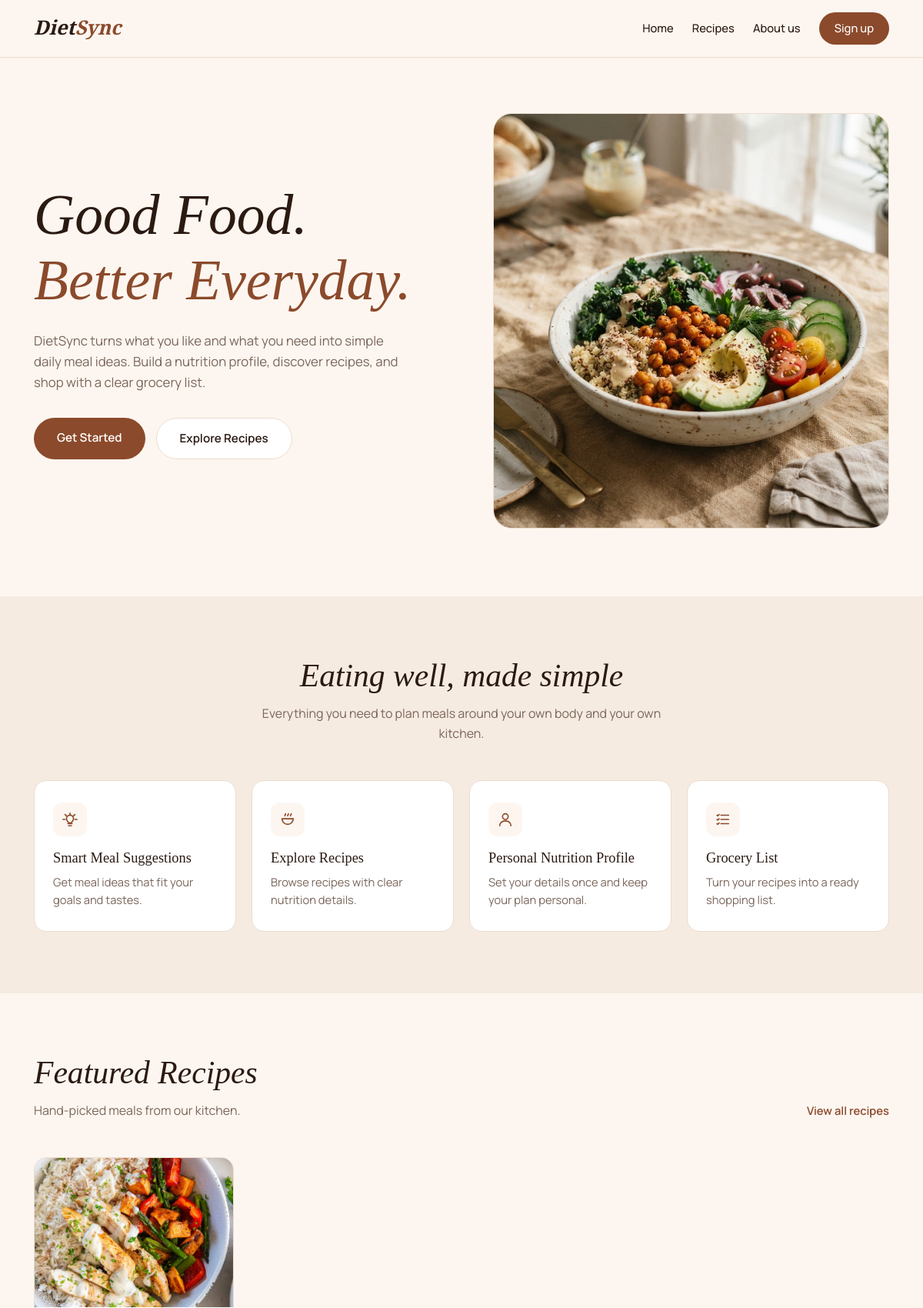
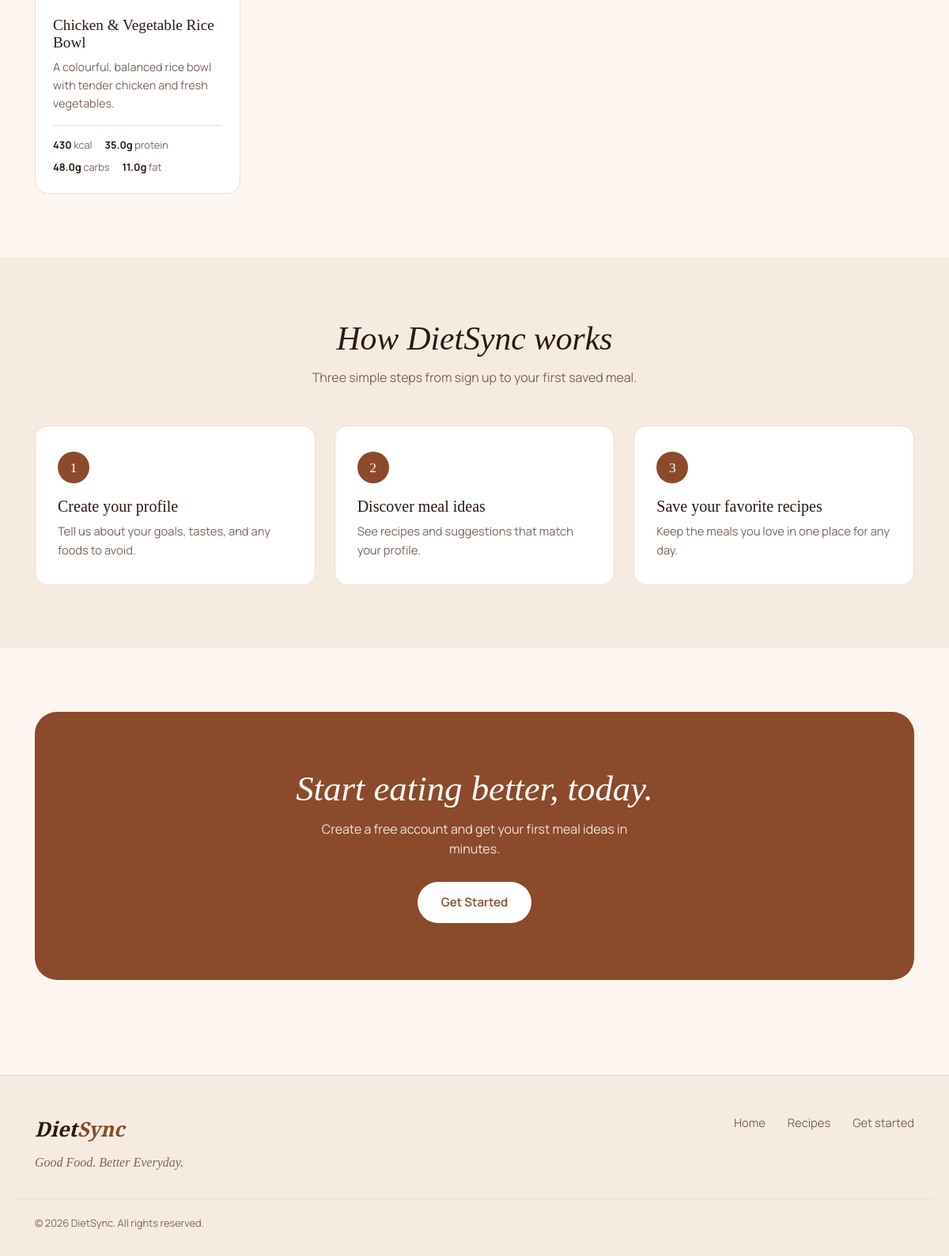
The page / on the database its author committed (2 pictures, top to bottom).
### core/models.py (models this page shows, shortened)
class Recipe(models.Model):
    MEAL_TYPES = [
        ("breakfast", "Breakfast"),
        ("lunch", "Lunch"),
        ("dinner", "Dinner"),
        ("snack", "Snacks"),
    ]
    CATEGORIES = [
        ("weight_gain", "Weight Gain"),
        ("muscle_support", "Muscle Support"),
        ("balanced", "Balanced Nutrition"),
    ]
    title = models.CharField(max_length=200)
    description = models.TextField()
    image = models.ImageField(upload_to="recipes/")
    ingredients = models.TextField()
    instructions = models.TextField()
    calories = models.IntegerField(blank=True, null=True)
    protein = models.FloatField(blank=True, null=True)
    carbs = models.FloatField(blank=True, null=True)
    fat = models.FloatField(blank=True, null=True)
    is_featured = models.BooleanField(default=False)
    created_at = models.DateTimeField(auto_now_add=True)
    meal_type = models.CharField(max_length=20, choices=MEAL_TYPES, blank=True)
    nutrition_category = models.CharField(max_length=20, choices=CATEGORIES, blank=True)

### core/views.py (the view)
# urls.py: path("", home_view, name="home"),
def home_view(request):
    recipes = Recipe.objects.filter(is_featured=True)[:4]
    return render(request, "home.html", {"recipes": recipes})

### core/templates/home.html (shortened to what this page needs)
{% extends "core_base.html" %}
{% load static %}
{% block extra_css %}
<link rel="stylesheet" href="{% static 'css/home.css' %}">
{% endblock %}
{% block content %}
<section class="hero">
    <div class="container hero-grid">
        <div class="hero-text fade-in">
            <h1>Good Food.<br><span>Better Everyday.</span></h1>
            <p>DietSync turns what you like and what you need into simple daily meal ideas. Build a nutrition profile, discover recipes, and shop with a clear grocery list.</p>
    <div class="hero-buttons">
        <a href="/accounts/register/" class="btn btn-primary">Get Started</a>
        <a href="/recipes/" class="btn btn-ghost">Explore Recipes</a>
    </div>
        </div>
<div class="hero-visual fade-in">
<div class="hero-image">
<img src="/media/web_pics/hero_pic.png" alt="">
</div>
</div>
    </div>
</section>
<section class="features">
    <div class="container">
        <div class="section-head">
            <h2>Eating well, made simple</h2>
            <p>Everything you need to plan meals around your own body and your own kitchen.</p>
        </div>
        <div class="feature-grid">
        <div class="feature-card">
        <div class="feature-icon">
        <svg viewBox="0 0 24 24" width="22" height="22" fill="none" stroke="currentColor" stroke-width="1.8" stroke-linecap="round" stroke-linejoin="round"><path d="M12 3v3M5 12H2M22 12h-3M7 7 5 5M17 7l2-2"/><path d="M9 18h6M10 21h4M8.5 14.5A5 5 0 1 1 15.5 14.5c-.8.7-1.5 1.5-1.5 2.5h-4c0-1-.7-1.8-1.5-2.5Z"/></svg>
        </div>
        <h3>Smart Meal Suggestions</h3>
        <p>Get meal ideas that fit your goals and tastes.</p>
        </div>
        <div class="feature-card">
<div class="feature-icon">
<svg viewBox="0 0 24 24" width="22" height="22" fill="none" stroke="currentColor" stroke-width="1.8" stroke-linecap="round" stroke-linejoin="round"><path d="M4 11h16a8 8 0 0 1-16 0Z"/><path d="M8 7c0-1.5 1-1.5 1-3M12 7c0-1.5 1-1.5 1-3M16 7c0-1.5 1-1.5 1-3"/></svg>
</div>
<h3>Explore Recipes</h3>
<p>Browse recipes with clear nutrition details.</p>
        </div>
        <div class="feature-card">
<div class="feature-icon">
<svg viewBox="0 0 24 24" width="22" height="22" fill="none" stroke="currentColor" stroke-width="1.8" stroke-linecap="round" stroke-linejoin="round"><circle cx="12" cy="8" r="4"/><path d="M4 21c0-4 3.6-7 8-7s8 3 8 7"/></svg>
</div>
<h3>Personal Nutrition Profile</h3>
<p>Set your details once and keep your plan personal.</p>
        </div>
        <div class="feature-card">
<div class="feature-icon">
<svg viewBox="0 0 24 24" width="22" height="22" fill="none" stroke="currentColor" stroke-width="1.8" stroke-linecap="round" stroke-linejoin="round"><path d="M9 6h11M9 12h11M9 18h11"/><path d="m3.5 6 1 1 2-2M3.5 12l1 1 2-2M3.5 18l1 1 2-2"/></svg>
</div>
<h3>Grocery List</h3>
<p>Turn your recipes into a ready shopping list.</p>
        </div>
        </div>
    </div>
</section>
<section class="recipes">
<div class="container">
<div class="section-head section-head-row">
<div>
<h2>Featured Recipes</h2>
<p>Hand-picked meals from our kitchen.</p>
</div>
<a href="/recipes/" class="text-link">View all recipes</a>
</div>
{% if recipes %}
<div class="recipe-grid">
{% for recipe in recipes %}
<article class="recipe-card">
<div class="recipe-media">
{% if recipe.image %}
<img src="{{ recipe.image.url }}" alt="{{ recipe.title }}">
{% else %}
<div class="recipe-media-blank"></div>
{% endif %}
</div>
<div class="recipe-body">
<h3>{{ recipe.title }}</h3>
<p class="recipe-desc">{{ recipe.description|truncatewords:18 }}</p>
<div class="recipe-nutrition">
{% if recipe.calories %}<span><strong>{{ recipe.calories }}</strong> kcal</span>{% endif %}
{% if recipe.protein %}<span><strong>{{ recipe.protein }}g</strong> protein</span>{% endif %}
{% if recipe.carbs %}<span><strong>{{ recipe.carbs }}g</strong> carbs</span>{% endif %}
{% if recipe.fat %}<span><strong>{{ recipe.fat }}g</strong> fat</span>{% endif %}
</div>
</div>
</article>
{% endfor %}
</div>
{% else %}
<div class="empty-state">
<h3>No featured recipes yet</h3>
<p>Fresh recipes are on their way. Check back soon, or browse everything we have so far.</p>
<a href="/recipes/" class="btn btn-primary">Explore Recipes</a>
</div>
{% endif %}
</div>
</section>
<section class="steps">
<div class="container">
<div class="section-head">
<h2>How DietSync works</h2>
<p>Three simple steps from sign up to your first saved meal.</p>
</div>
<div class="steps-grid">
<div class="step">
<div class="step-number">1</div>
<h3>Create your profile</h3>
<p>Tell us about your goals, tastes, and any foods to avoid.</p>
</div>
<div class="step">
<div class="step-number">2</div>
<h3>Discover meal ideas</h3>
<p>See recipes and suggestions that match your profile.</p>
</div>
<div class="step">
<div class="step-number">3</div>
<h3>Save your favorite recipes</h3>
<p>Keep the meals you love in one place for any day.</p>
</div>
</div>
</div>
</section>
<section class="cta">
<div class="container">
<div class="cta-box">
<h2>Start eating better, today.</h2>
<p>Create a free account and get your first meal ideas in minutes.</p>
<a href="/accounts/register/" class="btn btn-light">Get Started</a>
</div>
</div>
</section>
{% endblock %}

### core/static/css/base.css (style rules this page uses)
:root { --bg: #fdf6f0; --bg-soft: #f6ebe1; --surface: #ffffff; --brown: #8b4a2b; --brown-dark: #6f3a20; --text: #2a1a12; --muted: #7a655a; --line: #ecdccf; --radius: 16px; }
* { box-sizing: border-box; margin: 0; padding: 0; }
html { scroll-behavior: smooth; }
body { font-family: "Manrope", sans-serif; background: var(--bg); color: var(--text); line-height: 1.6; }
a { color: inherit; text-decoration: none; }
img { max-width: 100%; display: block; }

### rows shown on the page
Recipe: image (picture), title "Chicken & Vegetable Rice Bowl", description "A colourful, balanced rice bowl with tender chicken and fresh vegetables.", calories "430", protein "35.0", carbs "48.0", fat "11.0"
